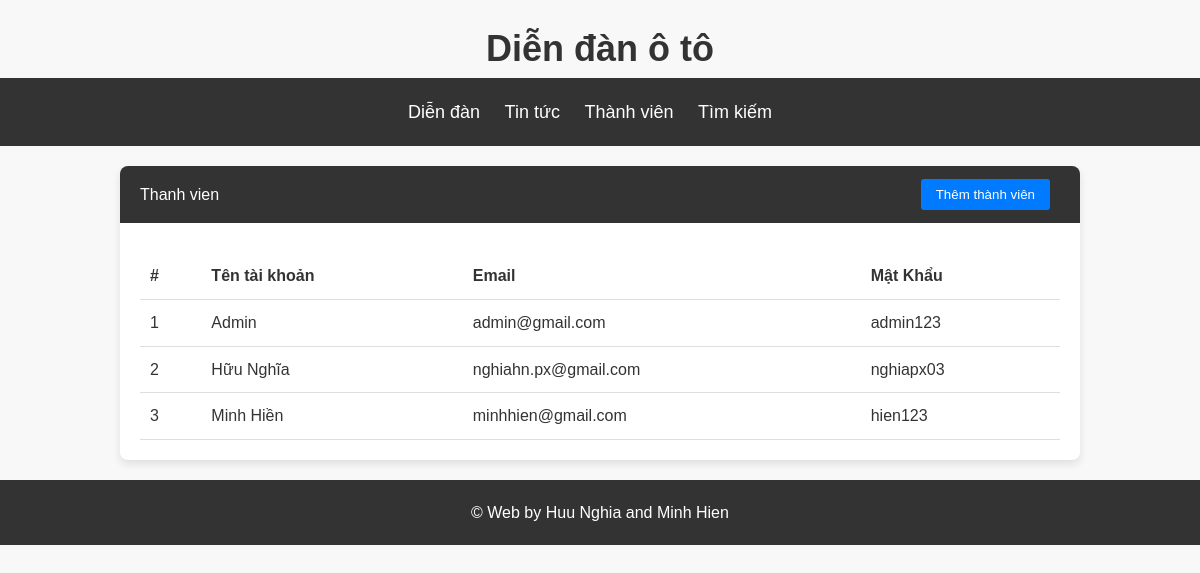
The page /ThanhVien.Php on the database its author committed.
### tables this page shows
CREATE TABLE `nguoidung` (
  `id` int(11) NOT NULL,
  `username` varchar(255) DEFAULT NULL,
  `password` varchar(255) DEFAULT NULL,
  `email` varchar(255) DEFAULT NULL
);

### ThanhVien.Php (the view, shortened to what this page needs)
<?php
require_once('/xampp/htdocs/webdacs/BE/ketnoi.php');
$sql_thanhvien = "SELECT * FROM nguoidung";
$query_thanhvien = mysqli_query($connect, $sql_thanhvien);
?>
<!DOCTYPE html>
<html lang="en">
<head>
    <link rel="stylesheet" href="CSS/styles.css">
</head>
<body>
<div class="logo"><h1>Diễn đàn ô tô</h1></div>
    <header>
        <div class="header-container">
            <div class="nav">
                <ul>
                    <li><a href="DienDan.php">Diễn đàn</a></li>
                    <li><a href="TinTuc.php">Tin tức</a></li>
                    <li><a href="ThanhVien.php">Thành viên</a></li>
                    <li><a href="#">Tìm kiếm</a></li>
                </ul>
            </div>
        </div>
    </header>
    <main>
        <div class="container">
            <section>
                <div class="card">
                    <div class="card-header">
                        <div>Thanh vien </div>
                        <div class="write-post-btn-container">
                        <button class="write-post-btn" onclick="location.href='DangNhap.php'">Thêm thành viên</button>
                        </div>
                    </div>
                    <div class="card-body">
                    <table class="table">
                            <thead>
                                <tr>
                                    <th>#</th>
                                    <th>Tên tài khoản</th>
                                    <th>Email</th>
                                    <th>Mật Khẩu</th>
                                </tr>
                            </thead>
                            <tbody>
                                <?php
                                    if($query_thanhvien){
                                        while($row = mysqli_fetch_assoc($query_thanhvien)){ ?>
                                            <tr>
                                                <td><?php echo $row['id']; ?></td>
                                                <td><?php echo $row['username']; ?></td>
                                                <td><?php echo $row['email']; ?></td>
                                                <td><?php echo $row['password']; ?></td>
                                            </tr>
                                        <?php } ?>
                                    <?php } ?>
                            </tbody>
                        </table>
                    </div>
                </div>
            </section>
        </div>
    </main>
    <footer>
        <div class="container">
            <p>&copy; Web by Huu Nghia and Minh Hien</p>
        </div>
    </footer>
</body>
</html>

### CSS/styles.css (style rules this page uses)
* { margin: 0; padding: 0; box-sizing: border-box; }
body { font-family: Arial, sans-serif; line-height: 1.6; background-color: #f8f8f8; color: #333; }
.container { max-width: 1000px; margin: auto; padding: 0 20px; }
.header-container { background-color: #333; padding: 20px 0; }
.nav ul { list-style-type: none; text-align: center; }
.nav ul li { display: inline-block; margin-right: 20px; }
.nav ul li a { color: #fff; text-decoration: none; font-size: 18px; }
.logo { text-align: center; margin-top: 20px; }
.logo h1 { color: #333; font-size: 36px; }
a { color: #3498db; text-decoration: none; transition: color 0.3s ease; }
.card { background-color: #fff; border-radius: 8px; box-shadow: 0 4px 8px rgba(0, 0, 0, 0.1); margin-top: 20px; }
.card-header { background-color: #333; color: #fff; padding: 10px 20px; border-top-left-radius: 8px; border-top-right-radius: 8px; }
.card-body { padding: 20px; }
.table { width: 100%; border-collapse: collapse; }
.table th, .table td { padding: 10px; border-bottom: 1px solid #ddd; text-align: left; }
footer { background-color: #333; color: #fff; text-align: center; padding: 20px 0; margin-top: 20px; }
.card-header { display: flex; justify-content: space-between; align-items: center; }
.write-post-btn-container { margin-left: 10px; display: flex; justify-content: space-between; align-items: center; }
.write-post-btn { background-color: #007bff; color: white; border: none; padding:8px 15px; border-radius: 3px; cursor: pointer; margin: 3px; transition: background-color 0.3s; }
.write-post-btn { margin-right: 10px; }
.table { width: 100%; margin-top: 10px; }

### rows shown on the page
nguoidung: id "1", username "Admin", email "admin@gmail.com", password "admin123"
nguoidung: id "2", username "Hữu Nghĩa", email "nghiahn.px@gmail.com", password "nghiapx03"
nguoidung: id "3", username "Minh Hiền", email "minhhien@gmail.com", password "hien123"
